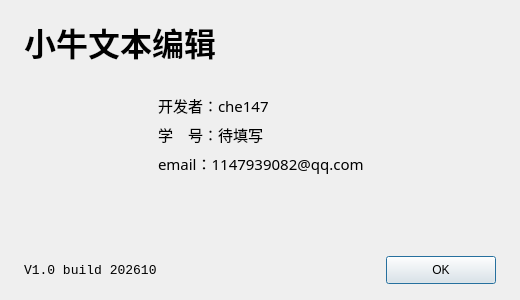
<?xml version="1.0" encoding="UTF-8"?>
<ui version="4.0">
 <class>AboutDialog</class>
 <widget class="QDialog" name="AboutDialog">
  <property name="geometry">
   <rect>
    <x>0</x>
    <y>0</y>
    <width>520</width>
    <height>300</height>
   </rect>
  </property>
  <property name="windowTitle">
   <string>关于 - 小牛文本编辑</string>
  </property>
  <property name="windowIcon">
   <iconset resource="resources.qrc">
    <normaloff>:/icons/app.png</normaloff>:/icons/app.png</iconset>
  </property>
  <layout class="QVBoxLayout" name="verticalLayout">
   <property name="leftMargin">
    <number>24</number>
   </property>
   <property name="topMargin">
    <number>18</number>
   </property>
   <property name="rightMargin">
    <number>24</number>
   </property>
   <property name="bottomMargin">
    <number>16</number>
   </property>
   <item>
    <widget class="QLabel" name="labelTitle">
     <property name="font">
      <font>
       <family>Microsoft YaHei</family>
       <pointsize>24</pointsize>
       <weight>75</weight>
       <bold>true</bold>
      </font>
     </property>
     <property name="text">
      <string>小牛文本编辑</string>
     </property>
    </widget>
   </item>
   <item>
    <layout class="QHBoxLayout" name="horizontalLayout">
     <property name="topMargin">
      <number>12</number>
     </property>
     <item>
      <widget class="QLabel" name="labelIcon">
       <property name="minimumSize">
        <size>
         <width>110</width>
         <height>110</height>
        </size>
       </property>
       <property name="maximumSize">
        <size>
         <width>110</width>
         <height>110</height>
        </size>
       </property>
       <property name="pixmap">
        <pixmap resource="resources.qrc">:/icons/app.png</pixmap>
       </property>
       <property name="scaledContents">
        <bool>true</bool>
       </property>
      </widget>
     </item>
     <item>
      <layout class="QVBoxLayout" name="verticalLayoutInfo">
       <property name="leftMargin">
        <number>18</number>
       </property>
       <property name="topMargin">
        <number>10</number>
       </property>
       <item>
        <widget class="QLabel" name="labelDeveloper">
         <property name="font">
          <font>
           <family>Microsoft YaHei</family>
           <pointsize>11</pointsize>
          </font>
         </property>
         <property name="text">
          <string>开发者：che147</string>
         </property>
        </widget>
       </item>
       <item>
        <widget class="QLabel" name="labelStudentId">
         <property name="font">
          <font>
           <family>Microsoft YaHei</family>
           <pointsize>11</pointsize>
          </font>
         </property>
         <property name="text">
          <string>学　号：待填写</string>
         </property>
        </widget>
       </item>
       <item>
        <widget class="QLabel" name="labelEmail">
         <property name="font">
          <font>
           <family>Microsoft YaHei</family>
           <pointsize>11</pointsize>
          </font>
         </property>
         <property name="text">
          <string>email：1147939082@qq.com</string>
         </property>
        </widget>
       </item>
       <item>
        <spacer name="verticalSpacer">
         <property name="orientation">
          <enum>Qt::Vertical</enum>
         </property>
         <property name="sizeHint" stdset="0">
          <size>
           <width>20</width>
           <height>20</height>
          </size>
         </property>
        </spacer>
       </item>
      </layout>
     </item>
    </layout>
   </item>
   <item>
    <layout class="QHBoxLayout" name="horizontalLayoutBottom">
     <property name="topMargin">
      <number>8</number>
     </property>
     <item>
      <widget class="QLabel" name="labelVersion">
       <property name="font">
        <font>
         <family>Consolas</family>
         <pointsize>10</pointsize>
        </font>
       </property>
       <property name="text">
        <string>V1.0 build 202610</string>
       </property>
      </widget>
     </item>
     <item>
      <spacer name="horizontalSpacer">
       <property name="orientation">
        <enum>Qt::Horizontal</enum>
       </property>
       <property name="sizeHint" stdset="0">
        <size>
         <width>40</width>
         <height>20</height>
        </size>
       </property>
      </spacer>
     </item>
     <item>
      <widget class="QPushButton" name="btnOk">
       <property name="minimumSize">
        <size>
         <width>110</width>
         <height>28</height>
        </size>
       </property>
       <property name="text">
        <string>OK</string>
       </property>
       <property name="default">
        <bool>true</bool>
       </property>
      </widget>
     </item>
    </layout>
   </item>
  </layout>
 </widget>
 <resources>
  <include location="resources.qrc"/>
 </resources>
 <connections/>
</ui>
